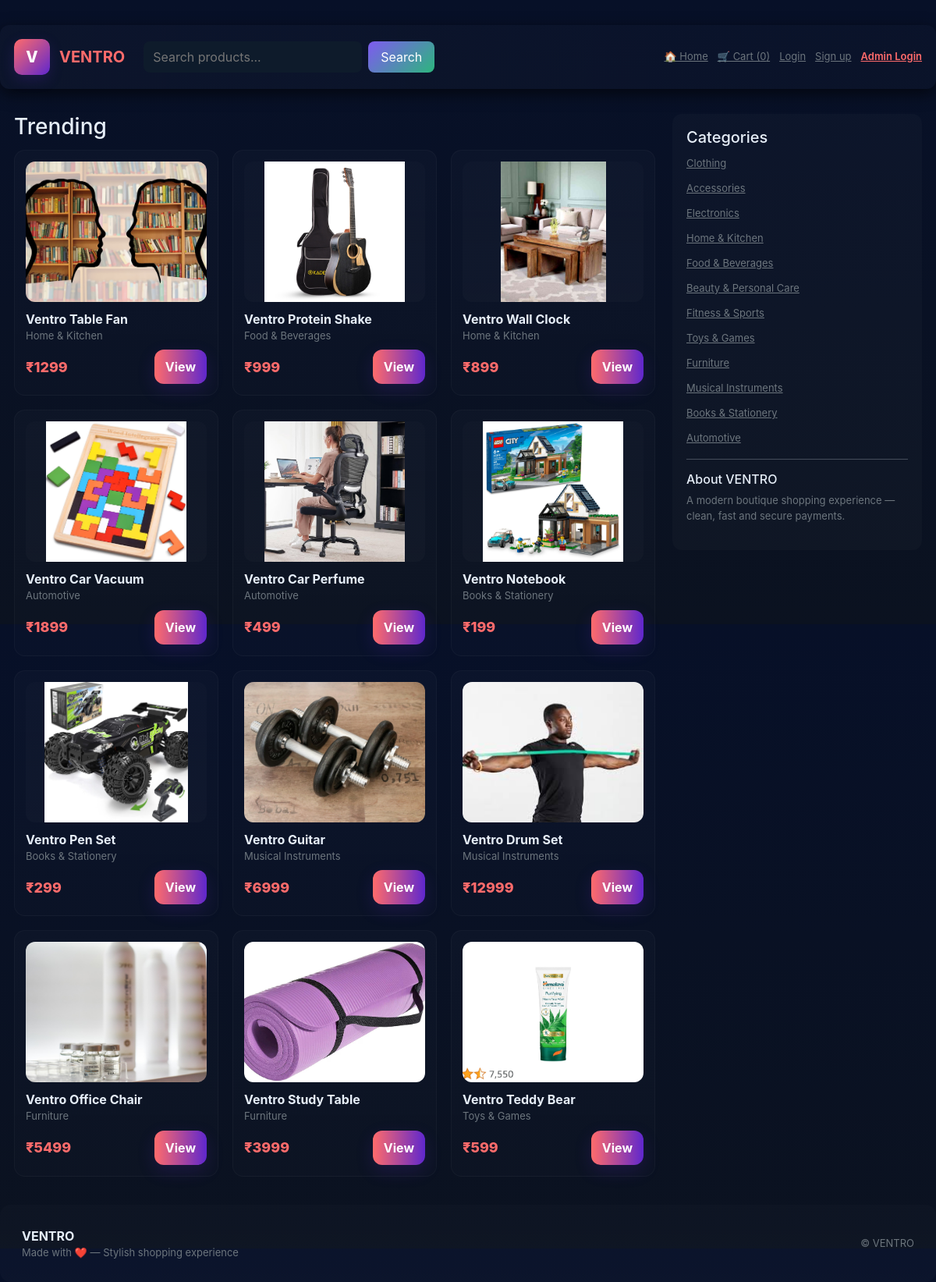
The page / on the database its author committed.
### models.py (models this page shows)
class Product(db.Model):
    id = db.Column(db.Integer, primary_key=True)
    title = db.Column(db.String(200), nullable=False)
    slug = db.Column(db.String(250), unique=True, nullable=False)
    description = db.Column(db.Text, nullable=True)
    price = db.Column(db.Integer, nullable=False)  # price in rupees
    image = db.Column(db.String(300), nullable=True)
    category_id = db.Column(db.Integer, db.ForeignKey('category.id'))
    category = db.relationship('Category', backref='products')
    is_available = db.Column(db.Boolean, default=True)  # ✅ added field
    created_at = db.Column(db.DateTime, default=datetime.utcnow)

class Category(db.Model):
    id = db.Column(db.Integer, primary_key=True)
    name = db.Column(db.String(80), unique=True, nullable=False)
    slug = db.Column(db.String(120), unique=True, nullable=False)
    created_at = db.Column(db.DateTime, default=datetime.utcnow)

### app.py (the view)
    @app.route('/')
    def home():
        categories = Category.query.all()
        products = Product.query.order_by(Product.created_at.desc()).limit(12).all()
        return render_template('home.html', products=products, categories=categories)

### templates/home.html (shortened to what this page needs)
{% extends "base.html" %}
{% block content %}
<div class="grid">
  <div>
    <h3 style="margin-bottom:12px">Trending</h3>
    <div class="card-grid">
      {% for p in products %}
      <div class="product-card">
        <div class="prod-img">
          {% if p.image %}
            <img src="{{ url_for('static', filename=p.image) }}" alt="{{ p.title }}">
          {% else %}
            <img src="{{ url_for('static', filename='images/products/default.jpg') }}" alt="No Image">
          {% endif %}
        </div>
        <div class="prod-title">{{ p.title }}</div>
        <div class="small-muted">{{ p.category.name if p.category else '' }}</div>
        <div style="display:flex;justify-content:space-between;align-items:center;margin-top:8px">
          <div class="prod-price">₹{{ p.price }}</div>
          <div>
            {% if p.is_available %}
              <a class="button" href="{{ url_for('product_view', slug=p.slug) }}">View</a>
            {% else %}
              <button class="button" disabled style="opacity:0.6;cursor:not-allowed;">Out of Stock</button>
            {% endif %}
          </div>
        </div>
      </div>
      {% endfor %}
    </div>
  </div>
  <aside>
    <div style="padding:18px;border-radius:12px;background:rgba(255,255,255,0.02)">
      <h5>Categories</h5>
      <ul style="list-style:none;padding:0;margin:0">
        {% for c in categories %}
        <li style="margin:8px 0">
          <a href="{{ url_for('category_view', slug=c.slug) }}" class="small-muted">{{ c.name }}</a>
        </li>
        {% endfor %}
      </ul>
      <hr>
      <div>
        <h6>About VENTRO</h6>
        <p class="small-muted">A modern boutique shopping experience — clean, fast and secure payments.</p>
      </div>
    </div>
  </aside>
</div>
{% endblock %}

### static/css/style.css (style rules this page uses)
:root { --accent: #ff6b6b; --accent-2: #5f27cd; --muted: #6c757d; --bg: #0f1724; --card: #0b1220; --glass: rgba(255,255,255,0.03); --glass-2: rgba(255,255,255,0.02); --radius: 18px; --shadow: 0 6px 20px rgba(0,0,0,0.6); }
* { box-sizing: border-box; }
html, body { height: 100%; }
body { margin: 0; font-family: 'Inter', system-ui, -apple-system, "Segoe UI", Roboto, "Helvetica Neue", Arial; background: linear-gradient(180deg, #071028 0%, #0b1220 100%); color: #e6eef8; -webkit-font-smoothing: antialiased; }
.grid { display: grid; grid-template-columns: 1fr 320px; gap: 22px; }
.card-grid { display: grid; grid-template-columns: repeat(auto-fill, minmax(240px, 1fr)); gap: 18px; }
.product-card { background: linear-gradient(180deg, rgba(255,255,255,0.02), rgba(255,255,255,0.01)); border-radius: 14px; padding: 14px; border: 1px solid rgba(255,255,255,0.03); transition: transform .18s ease, box-shadow .18s ease; }
.prod-img { height: 180px; border-radius: 12px; overflow: hidden; display: flex; align-items: center; justify-content: center; background: linear-gradient(180deg, rgba(255,255,255,0.01), rgba(255,255,255,0.02)); }
.prod-img img { max-width: 100%; height: 100%; object-fit: cover; }
.prod-title { font-weight: 700; margin-top: 10px; }
.prod-price { color: var(--accent); font-weight: 800; font-size: 18px; }
.button { display: inline-block; padding: 10px 14px; border-radius: 12px; font-weight: 700; text-decoration: none; background: linear-gradient(90deg, var(--accent), var(--accent-2)); color: white; border: 0; box-shadow: 0 8px 22px rgba(95,39,205,0.18); }
.small-muted { color: var(--muted); font-size: 13px; }

### rows shown on the page
Product: image (picture), title "Ventro Table Fan", category "Home & Kitchen", price "1299"
Product: image (picture), title "Ventro Protein Shake", category "Food & Beverages", price "999"
Product: image (picture), title "Ventro Wall Clock", category "Home & Kitchen", price "899"
Product: image (picture), title "Ventro Car Vacuum", category "Automotive", price "1899"
Product: image (picture), title "Ventro Car Perfume", category "Automotive", price "499"
Product: image (picture), title "Ventro Notebook", category "Books & Stationery", price "199"
Product: image (picture), title "Ventro Pen Set", category "Books & Stationery", price "299"
Product: image (picture), title "Ventro Guitar", category "Musical Instruments", price "6999"
Product: image (picture), title "Ventro Drum Set", category "Musical Instruments", price "12999"
Product: image (picture), title "Ventro Office Chair", category "Furniture", price "5499"
Product: image (picture), title "Ventro Study Table", category "Furniture", price "3999"
Product: image (picture), title "Ventro Teddy Bear", category "Toys & Games", price "599"
Category: name "Clothing"
Category: name "Accessories"
Category: name "Electronics"
Category: name "Home & Kitchen"
Category: name "Food & Beverages"
Category: name "Beauty & Personal Care"
Category: name "Fitness & Sports"
Category: name "Toys & Games"
Category: name "Furniture"
Category: name "Musical Instruments"
Category: name "Books & Stationery"
Category: name "Automotive"

### other values the page prints
{{ session.get('cart')|length if session.get('cart') else 0 }} "0"
